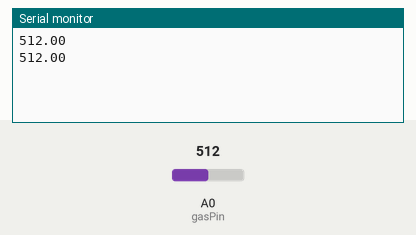
Bench run of a sketch on a simulated Arduino Uno, built with avr-gcc and run on an emulated ATmega328P. Parts: the last lines printed to the serial monitor. The inputs (shaded band) are chosen by the test bench; at power-on: A0 (gasPin) = 512.

Above: at 1.8 s.
1.9 s: A0 (gasPin) set to 716
At 2.8 s:
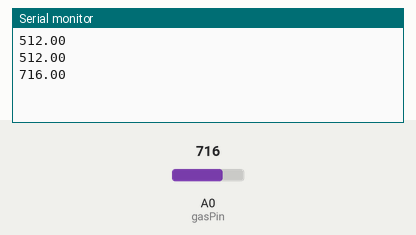
3.4 s: A0 (gasPin) set to 900
At 4.8 s:
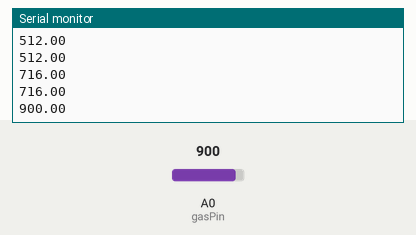
Timing chart, 0 to 6.4 s (numbered marks = the images above; inputs shaded):
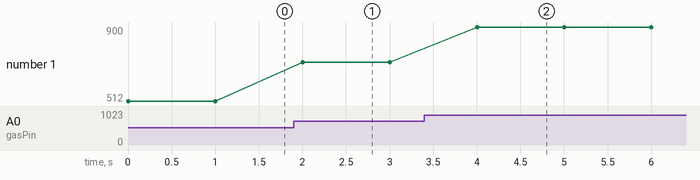

The sketch:

MQ2.ino
```cpp
const int gasPin = A0;
float val;

void setup() {
  Serial.begin(9600);
}

void loop() {
  val = analogRead(gasPin);
  Serial.println(val);
  delay(1000);
}
```

Measured:
- after the input at 1.9 s, the serial monitor: prints a new line after 0.10 s (image 1)
- after the input at 3.4 s, the serial monitor: prints a new line after 0.60 s (image 2)
- plotted number 1: 512 → 716 after the input at 1.9 s, 716 → 900 after the input at 3.4 s
